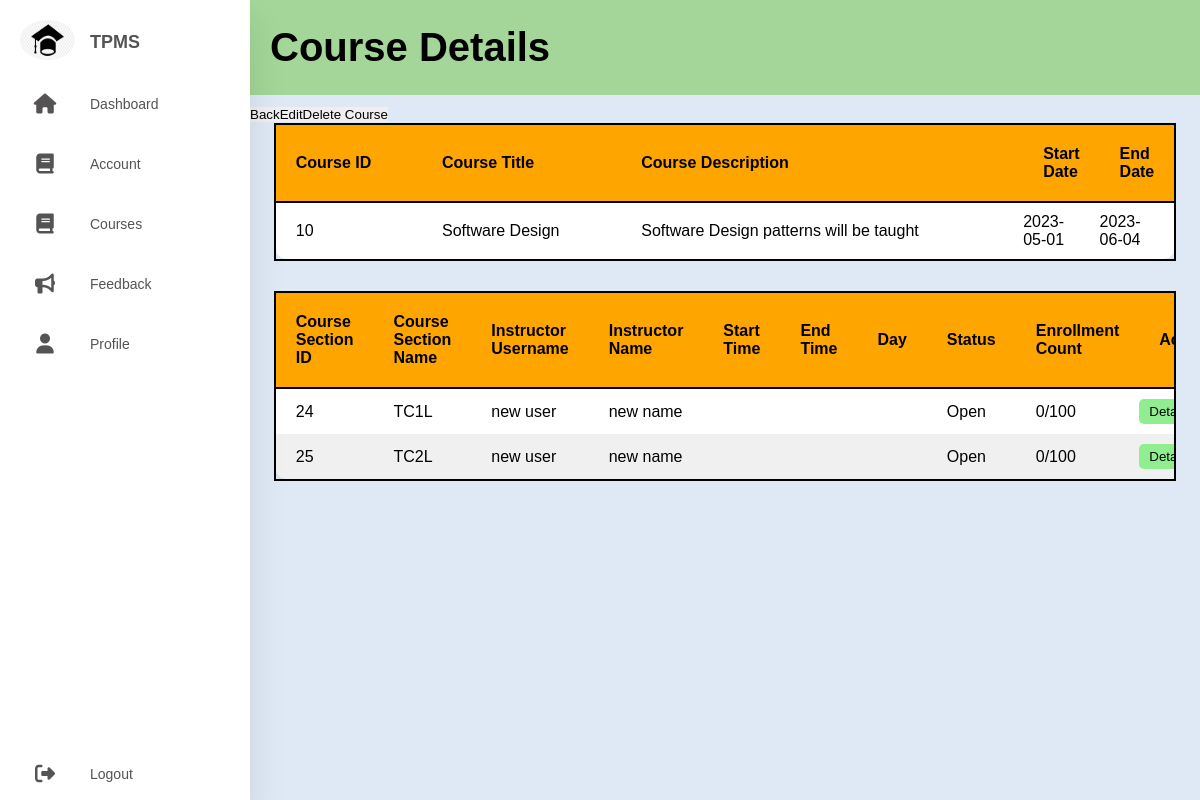
The app's page /trainingProvider/courseDetail.php?view&course=10 (signed in) with its own data.
### tables this page shows
CREATE TABLE `course` (
  `course_id` int(11) NOT NULL,
  `provider_username` varchar(20) NOT NULL,
  `course_title` varchar(100) NOT NULL,
  `course_description` text NOT NULL,
  `start_date` date NOT NULL,
  `end_date` date NOT NULL,
  `course_image_path` varchar(200) DEFAULT NULL
);

CREATE TABLE `course_section` (
  `course_section_id` int(11) NOT NULL,
  `course_id` int(11) NOT NULL,
  `username` varchar(20) NOT NULL,
  `course_section_name` varchar(10) NOT NULL,
  `start_time` time DEFAULT NULL,
  `end_time` time DEFAULT NULL,
  `day` varchar(10) DEFAULT NULL,
  `status` varchar(10) NOT NULL,
  `max_student_num` int(11) NOT NULL,
  `description` text DEFAULT NULL
);

CREATE TABLE `instructor` (
  `username` varchar(20) NOT NULL,
  `provider_username` varchar(20) NOT NULL,
  `first_name` varchar(128) NOT NULL,
  `last_name` varchar(128) NOT NULL,
  `contact_number` varchar(15) DEFAULT NULL,
  `email` varchar(50) DEFAULT NULL
);

### trainingProvider/functions.php (called while the page is built, shortened)
<?php
    function getCourse($courseID,$connect) {
        $sql = "SELECT * FROM course where course_id=" . $courseID . ";";
        $result = mysqli_query($connect,$sql);
        $row = mysqli_fetch_assoc($result);
        $count = mysqli_num_rows($result);
        return $row;
    }
    function getCourseSectionsResult($courseID,$connect) {
        $sql = "SELECT * FROM course_section INNER JOIN instructor on course_section.username = instructor.username where course_id = " . $courseID . ";";
        $result = mysqli_query($connect,$sql);
        return $result;
    }
?>

### trainingProvider/courseDetail.php (the view, shortened to what this page needs)
<?php include '../db_connect.php';
      include "functions.php";
?>
<!DOCTYPE html>
<html>
<head>
    <link rel="stylesheet" href="../navBar/navBarStyle.css"/>
    <link rel="stylesheet" href="courseDetail.css">
    <link rel="stylesheet" href="../admin/dashboard.css">
    <script src ="../js/navbar.js"></script></head>
<body>
<div class="Container">
    <div class="sidebar">
        <?php include '../NavBar/NavBar.php'?>
    </div>
    <div class="content" id="content">
        <header>
            <h1>Course Details</h1>
        </header>
        <?php
        if(isset($_GET["view"])) {
            if (isset($_GET['course'])) {
                $course = getCourse($_GET['course'],$connect);
                $courseSectionResult = getCourseSectionsResult($_GET['course'],$connect);
                ?>
                <div class='course-details'>
                    <?php
                    if ($_SESSION['usertype'] == "Provider") {
                        echo "<a href='courses.php'><button>Back</button></a>";
                    }
                        echo "<a href='editCourse.php?edit&course=" .$_GET['course'] ."'><button>Edit</button></a>";
                        echo "<a href='courseDetail.php?delete&course=" .$_GET['course'] ."' onclick='return confirmation();'><button>Delete Course</button></a>";
                    ?>
                    <div class='table-wrapper'>
                        <table>
                            <thead>
                                <tr>
                                    <th>Course ID</th>
                                    <th>Course Title</th>
                                    <th>Course Description</th>
                                    <th>Start Date</th>
                                    <th>End Date</th>
                                </tr>
                            </thead>
                            <tbody>
                                <tr>
                                    <td><?php echo $course['course_id'] ?></td>
                                    <td><?php echo $course['course_title'] ?></td>
                                    <td><?php echo $course['course_description'] ?></td>
                                    <td><?php echo $course['start_date'] ?></td>
                                    <td><?php echo $course['end_date'] ?></td>
                                </tr>
                            </tbody>
                        </table>
                    </div>
                </div>
                <div class='course-section-details table-wrapper'>
                <table>
                    <thead>
                        <tr>
                            <th>Course Section ID</th>
                            <th>Course Section Name</th>
                            <th>Instructor Username</th>
                            <th>Instructor Name</th>
                            <th>Start Time</th>
                            <th>End Time</th>
                            <th>Day</th>
                            <th>Status</th>
                            <th>Enrollment Count</th>
                            <th colspan='2'>Actions</th>
                        </tr>
                    </thead>
                    <tbody>
                <?php
                while ($row = mysqli_fetch_assoc($courseSectionResult)) {
                    $sql = "SELECT * FROM course_student WHERE course_section_id=" . $row['course_section_id'];
                    $studentCount = (mysqli_num_rows(mysqli_query($connect,$sql)));
                    ?>
                    <tr>
                        <td><?php echo $row['course_section_id']?></td>
                        <td><?php echo $row['course_section_name']?></td>
                        <td><?php echo $row['username']?></td>
                        <td><?php echo $row['first_name'] . " " . $row['last_name']?></td>
                        <td><?php echo $row['start_time']?></td>
                        <td><?php echo $row['end_time']?></td>
                        <td><?php echo $row['day']?></td>
                        <td><?php echo $row['status']?></td>
                        <td><?php echo $studentCount . "/" . $row['max_student_num']?></td>
                        <td><a href='courseDetail.php?view&courseSection=<?php echo $row['course_section_id'] ?>'><button>Details</button></a></td>
                    <?php
                }
            }
        }
        ?>
    </div>
</div>
</body>
</html>

### navBar/navBarStyle.css (style rules this page uses)
* { margin:0; padding:0; outline:none; border:none; text-decoration:none; box-sizing:border-box; font-family: "Poppins", sans-serif; }
body { background: #dfe9f5; margin : 0; padding : 0; }
.content { flex-grow: 1; margin-left: 90px; transition: all 0.3s ease-in; }
.content.shifted { margin-left: 250px; transition: all 0.5s ease; }

### css/courseDetail.css (style rules this page uses)
:root { --text--theme--main : Helvetica, Arial, Verdana; --colour--theme--main : #a3d698; --colour--theme--sub : #9AD9B3; --colour--theme--grey : #dddddd; --colour--theme--grey--light : #eeeeee; }
body { margin:0; padding:0; }
header { font-family: 'Montserrat', sans-serif; background: #a3d698; color: black; padding: 25px 20px; font-size: 20px; }

### admin/dashboard.css (style rules this page uses)
body { margin: 0; padding: 0 0; }
header { font-family: 'Montserrat', sans-serif; background: #a3d698; color: black; padding: 25px 20px; font-size: 20px; margin-bottom: 10px; display:flex; justify-content: space-between; }
* { font-family: 'Montserrat', sans-serif; }
.table-wrapper { overflow-y: auto; width:95%; margin-inline: auto; margin-bottom:30px; border: 2px solid black; }
table { width: 100%; background-color: white; border-collapse: collapse; border-radius: 10px; }
thead { background-color: orange; top:0px; position: sticky; }
tbody tr:nth-child(even) { background-color: rgba(211, 211, 211, 0.34); }
td button { background-color: lightgreen; padding: 5px; border-radius: 5px; padding-left: 10px; padding-right: 10px; }
td { padding-top: 10px; padding-bottom: 10px; padding-left: 20px; padding-right: 20px; }
td:nth-last-child(2), td:last-child { padding-left:0px; width:0px; }
thead th { padding-top: 20px; padding-bottom: 20px; padding-left: 20px; padding-right: 20px; border-bottom: 2px solid black; text-align: left; width: fit-content; }

### records on screen
course: course_id "10", course_title "Software Design", course_description "Software Design patterns will be taught", start_date "2023-05-01", end_date "2023-06-04"
course_section: course_section "24", course_section_name "TC1L", instructor.username "new user", instructor.first_name "new", instructor.last_name "name", status "Open", studentCount "0", max_student_num "100"
course_section: course_section "25", course_section_name "TC2L", instructor.username "new user", instructor.first_name "new", instructor.last_name "name", status "Open", studentCount "0", max_student_num "100"
